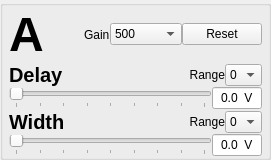
        <widget class="QGroupBox" name="groupBox_subchannel_A">
         <property name="minimumSize">
          <size>
           <width>270</width>
           <height>160</height>
          </size>
         </property>
         <property name="title">
          <string/>
         </property>
         <property name="flat">
          <bool>true</bool>
         </property>
         <layout class="QVBoxLayout" name="verticalLayout_7">
          <property name="spacing">
           <number>0</number>
          </property>
          <property name="leftMargin">
           <number>6</number>
          </property>
          <property name="topMargin">
           <number>0</number>
          </property>
          <property name="rightMargin">
           <number>6</number>
          </property>
          <property name="bottomMargin">
           <number>0</number>
          </property>
          <item>
           <layout class="QHBoxLayout" name="horizontalLayout_30">
            <item>
             <widget class="QLabel" name="label_17">
              <property name="font">
               <font>
                <pointsize>36</pointsize>
                <bold>true</bold>
               </font>
              </property>
              <property name="text">
               <string>A</string>
              </property>
             </widget>
            </item>
            <item>
             <spacer name="horizontalSpacer_38">
              <property name="orientation">
               <enum>Qt::Horizontal</enum>
              </property>
              <property name="sizeHint" stdset="0">
               <size>
                <width>40</width>
                <height>20</height>
               </size>
              </property>
             </spacer>
            </item>
            <item>
             <widget class="QLabel" name="label_psd_gain_a">
              <property name="text">
               <string>Gain</string>
              </property>
             </widget>
            </item>
            <item>
             <widget class="QComboBox" name="comboBox_psd_gain_a">
              <property name="minimumSize">
               <size>
                <width>72</width>
                <height>0</height>
               </size>
              </property>
              <item>
               <property name="text">
                <string>500</string>
               </property>
              </item>
              <item>
               <property name="text">
                <string>1000</string>
               </property>
              </item>
              <item>
               <property name="text">
                <string>2000</string>
               </property>
              </item>
              <item>
               <property name="text">
                <string>5000</string>
               </property>
              </item>
              <item>
               <property name="text">
                <string>10000</string>
               </property>
              </item>
              <item>
               <property name="text">
                <string>20000</string>
               </property>
              </item>
              <item>
               <property name="text">
                <string>50000</string>
               </property>
              </item>
              <item>
               <property name="text">
                <string>100000</string>
               </property>
              </item>
             </widget>
            </item>
            <item>
             <widget class="QPushButton" name="pushButton_psd_reset_subchannel_a">
              <property name="text">
               <string>Reset</string>
              </property>
             </widget>
            </item>
           </layout>
          </item>
          <item>
           <layout class="QVBoxLayout" name="verticalLayout_5">
            <item>
             <layout class="QHBoxLayout" name="horizontalLayout_31">
              <item>
               <widget class="QLabel" name="label_19">
                <property name="font">
                 <font>
                  <pointsize>15</pointsize>
                  <bold>true</bold>
                 </font>
                </property>
                <property name="text">
                 <string>Delay</string>
                </property>
               </widget>
              </item>
              <item>
               <spacer name="horizontalSpacer_36">
                <property name="orientation">
                 <enum>Qt::Horizontal</enum>
                </property>
                <property name="sizeHint" stdset="0">
                 <size>
                  <width>40</width>
                  <height>20</height>
                 </size>
                </property>
               </spacer>
              </item>
              <item>
               <widget class="QLabel" name="label_psd_delay_range_a">
                <property name="layoutDirection">
                 <enum>Qt::RightToLeft</enum>
                </property>
                <property name="text">
                 <string>Range</string>
                </property>
                <property name="alignment">
                 <set>Qt::AlignRight|Qt::AlignTrailing|Qt::AlignVCenter</set>
                </property>
               </widget>
              </item>
              <item>
               <widget class="QComboBox" name="comboBox_psd_delay_range_a">
                <property name="sizePolicy">
                 <sizepolicy hsizetype="Fixed" vsizetype="Fixed">
                  <horstretch>0</horstretch>
                  <verstretch>0</verstretch>
                 </sizepolicy>
                </property>
                <property name="minimumSize">
                 <size>
                  <width>10</width>
                  <height>0</height>
                 </size>
                </property>
                <property name="maximumSize">
                 <size>
                  <width>60</width>
                  <height>16777215</height>
                 </size>
                </property>
                <item>
                 <property name="text">
                  <string>0</string>
                 </property>
                </item>
                <item>
                 <property name="text">
                  <string>1</string>
                 </property>
                </item>
                <item>
                 <property name="text">
                  <string>2</string>
                 </property>
                </item>
                <item>
                 <property name="text">
                  <string>3</string>
                 </property>
                </item>
               </widget>
              </item>
             </layout>
            </item>
            <item>
             <layout class="QHBoxLayout" name="horizontalLayout_33">
              <item>
               <widget class="QSlider" name="horizontalSlider_psd_delay_dac_a">
                <property name="toolTip">
                 <string>Voltage Slider for PSD Delay DAC A</string>
                </property>
                <property name="maximum">
                 <number>1023</number>
                </property>
                <property name="singleStep">
                 <number>10</number>
                </property>
                <property name="pageStep">
                 <number>128</number>
                </property>
                <property name="orientation">
                 <enum>Qt::Horizontal</enum>
                </property>
                <property name="invertedControls">
                 <bool>false</bool>
                </property>
                <property name="tickPosition">
                 <enum>QSlider::TicksBelow</enum>
                </property>
                <property name="tickInterval">
                 <number>128</number>
                </property>
               </widget>
              </item>
              <item>
               <widget class="QLineEdit" name="text_psd_delay_dac_a">
                <property name="sizePolicy">
                 <sizepolicy hsizetype="MinimumExpanding" vsizetype="Fixed">
                  <horstretch>0</horstretch>
                  <verstretch>0</verstretch>
                 </sizepolicy>
                </property>
                <property name="minimumSize">
                 <size>
                  <width>21</width>
                  <height>0</height>
                 </size>
                </property>
                <property name="maximumSize">
                 <size>
                  <width>50</width>
                  <height>16777215</height>
                 </size>
                </property>
                <property name="baseSize">
                 <size>
                  <width>30</width>
                  <height>0</height>
                 </size>
                </property>
                <property name="inputMask">
                 <string>0.00 V</string>
                </property>
                <property name="text">
                 <string>0.0 V</string>
                </property>
                <property name="maxLength">
                 <number>6</number>
                </property>
                <property name="cursorPosition">
                 <number>6</number>
                </property>
                <property name="alignment">
                 <set>Qt::AlignCenter</set>
                </property>
                <property name="clearButtonEnabled">
                 <bool>false</bool>
                </property>
               </widget>
              </item>
             </layout>
            </item>
           </layout>
          </item>
          <item>
           <layout class="QVBoxLayout" name="verticalLayout_6">
            <item>
             <layout class="QHBoxLayout" name="horizontalLayout_34">
              <item>
               <widget class="QLabel" name="label_23">
                <property name="font">
                 <font>
                  <pointsize>15</pointsize>
                  <bold>true</bold>
                 </font>
                </property>
                <property name="text">
                 <string>Width</string>
                </property>
               </widget>
              </item>
              <item>
               <spacer name="horizontalSpacer_37">
                <property name="orientation">
                 <enum>Qt::Horizontal</enum>
                </property>
                <property name="sizeHint" stdset="0">
                 <size>
                  <width>40</width>
                  <height>20</height>
                 </size>
                </property>
               </spacer>
              </item>
              <item>
               <widget class="QLabel" name="label_psd_width_range_a">
                <property name="layoutDirection">
                 <enum>Qt::RightToLeft</enum>
                </property>
                <property name="text">
                 <string>Range</string>
                </property>
                <property name="alignment">
                 <set>Qt::AlignRight|Qt::AlignTrailing|Qt::AlignVCenter</set>
                </property>
               </widget>
              </item>
              <item>
               <widget class="QComboBox" name="comboBox_psd_width_range_a">
                <property name="sizePolicy">
                 <sizepolicy hsizetype="Fixed" vsizetype="Fixed">
                  <horstretch>0</horstretch>
                  <verstretch>0</verstretch>
                 </sizepolicy>
                </property>
                <property name="minimumSize">
                 <size>
                  <width>10</width>
                  <height>0</height>
                 </size>
                </property>
                <property name="maximumSize">
                 <size>
                  <width>60</width>
                  <height>16777215</height>
                 </size>
                </property>
                <item>
                 <property name="text">
                  <string>0</string>
                 </property>
                </item>
                <item>
                 <property name="text">
                  <string>1</string>
                 </property>
                </item>
                <item>
                 <property name="text">
                  <string>2</string>
                 </property>
                </item>
                <item>
                 <property name="text">
                  <string>3</string>
                 </property>
                </item>
               </widget>
              </item>
             </layout>
            </item>
            <item>
             <layout class="QHBoxLayout" name="horizontalLayout_35">
              <item>
               <widget class="QSlider" name="horizontalSlider_psd_width_dac_a">
                <property name="toolTip">
                 <string>Voltage Slider for PSD Delay DAC A</string>
                </property>
                <property name="maximum">
                 <number>1023</number>
                </property>
                <property name="singleStep">
                 <number>10</number>
                </property>
                <property name="pageStep">
                 <number>128</number>
                </property>
                <property name="orientation">
                 <enum>Qt::Horizontal</enum>
                </property>
                <property name="invertedControls">
                 <bool>false</bool>
                </property>
                <property name="tickPosition">
                 <enum>QSlider::TicksBelow</enum>
                </property>
                <property name="tickInterval">
                 <number>128</number>
                </property>
               </widget>
              </item>
              <item>
               <widget class="QLineEdit" name="text_psd_width_dac_a">
                <property name="sizePolicy">
                 <sizepolicy hsizetype="MinimumExpanding" vsizetype="Fixed">
                  <horstretch>0</horstretch>
                  <verstretch>0</verstretch>
                 </sizepolicy>
                </property>
                <property name="minimumSize">
                 <size>
                  <width>21</width>
                  <height>0</height>
                 </size>
                </property>
                <property name="maximumSize">
                 <size>
                  <width>50</width>
                  <height>16777215</height>
                 </size>
                </property>
                <property name="baseSize">
                 <size>
                  <width>30</width>
                  <height>0</height>
                 </size>
                </property>
                <property name="inputMask">
                 <string>0.00 V</string>
                </property>
                <property name="text">
                 <string>0.0 V</string>
                </property>
                <property name="maxLength">
                 <number>6</number>
                </property>
                <property name="cursorPosition">
                 <number>6</number>
                </property>
                <property name="alignment">
                 <set>Qt::AlignCenter</set>
                </property>
                <property name="clearButtonEnabled">
                 <bool>false</bool>
                </property>
               </widget>
              </item>
             </layout>
            </item>
           </layout>
          </item>
         </layout>
        </widget>
